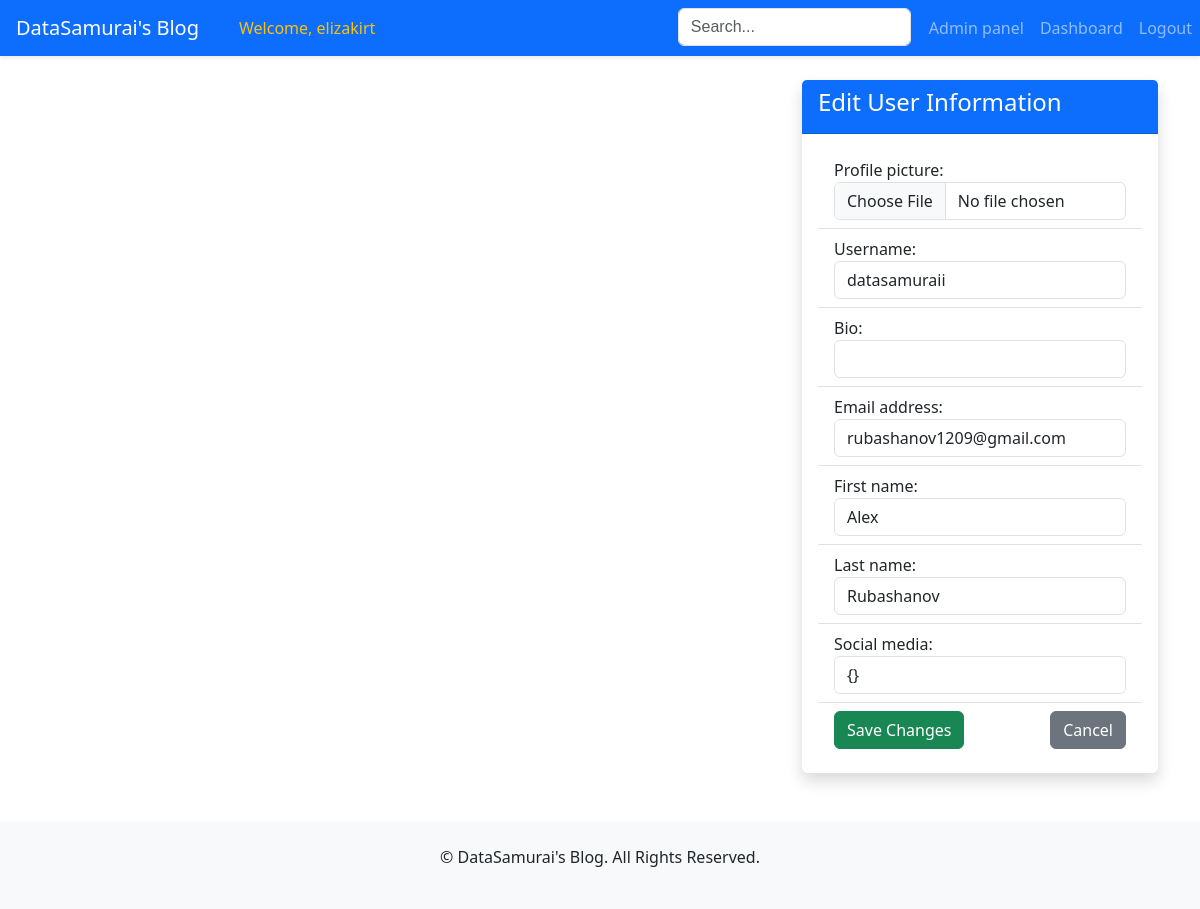
The app's page /account/user/3/edit/ (signed in), older data.
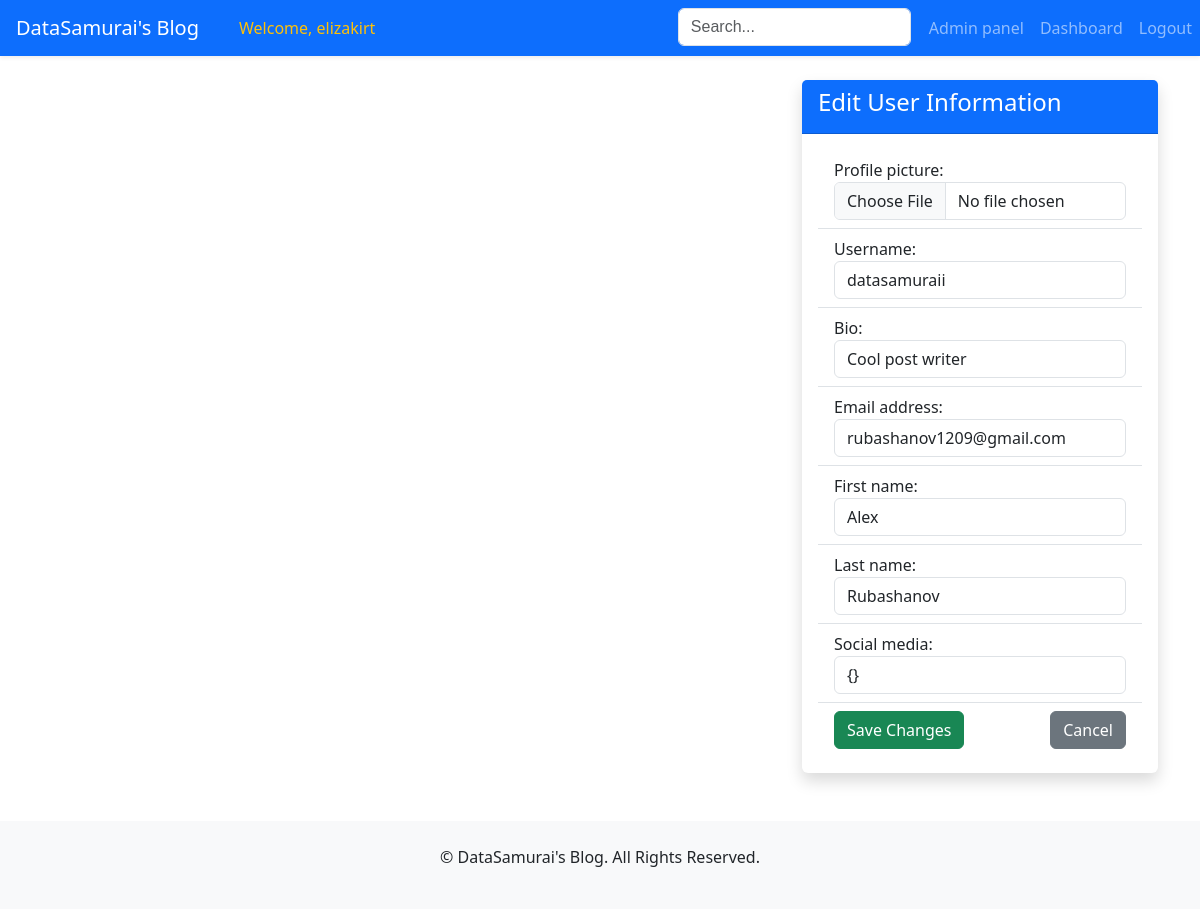
The same page, newer data.
### users/models.py (models this page shows, shortened)
class CustomUser(AbstractUser):
    is_banned = models.BooleanField(default=False)
    bio = models.CharField(max_length=200, blank=True, null=True, default=None)
    social_media = models.JSONField(default=dict, blank=True)
    profile_picture = models.ImageField(upload_to='profile_pictures/', blank=True, null=True)
    class Meta:
        ordering = ['id']

### users/views.py (the view, shortened to what this page needs)
# urls.py: path('user/<int:user_id>/edit/', views.EditUserView.as_view(), name='edit_user'),
class EditUserView(LoginRequiredMixin, UpdateView):
    model = get_user_model()
    form_class = CustomUserEditForm
    template_name = 'users/user_edit.html'
    def get_object(self, queryset=None):
        user_id = self.kwargs.get('user_id')
        return get_object_or_404(self.model, pk=user_id)

### users/forms.py (shortened to what this page needs)
class CustomUserEditForm(forms.ModelForm):
    class Meta:
        model = get_user_model()
        fields = ['profile_picture', 'username', 'bio', 'email', 'first_name', 'last_name', 'social_media']
        widgets = {
            'profile_picture': forms.FileInput(attrs={'class': 'form-control'}),
            'username': forms.TextInput(attrs={'class': 'form-control'}),
            'bio': forms.TextInput(attrs={'class': 'form-control'}),
            'email': forms.EmailInput(attrs={'class': 'form-control'}),
            'first_name': forms.TextInput(attrs={'class': 'form-control'}),
            'last_name': forms.TextInput(attrs={'class': 'form-control'}),
            'social_media': forms.TextInput(attrs={'class': 'form-control', 'placeholder': 'Enter JSON format'}),
        }

### templates/users/user_edit.html (shortened to what this page needs)
{% extends 'base.html' %}
{% block page_content %}
    <div class="row">
        <div class="col-md-8"></div>
        <div class="col-md-4">
            <div class="card border-0 shadow">
                <div class="card-header bg-primary text-white">
                    <h4>Edit User Information</h4>
                </div>
                <form method="post" class="list-group list-group-flush p-3" enctype="multipart/form-data">
                    {% for field in form %}
                        <div class="list-group-item">
                            {{ field.label_tag }}
                            {{ field }}
                        </div>
                    {% endfor %}
                    <div class="list-group-item d-flex justify-content-between">
                        <input type="submit" value="Save Changes" class="btn btn-success">
                        <a href="{% url 'user_detail' user.id %}" class="btn btn-secondary">Cancel</a>
                    </div>
                </form>
            </div>
        </div>
    </div>
{% endblock %}

Row changes from the older to the newer data that the page shows:
changed CustomUser "datasamuraii": bio (not shown) → "Cool post writer"
